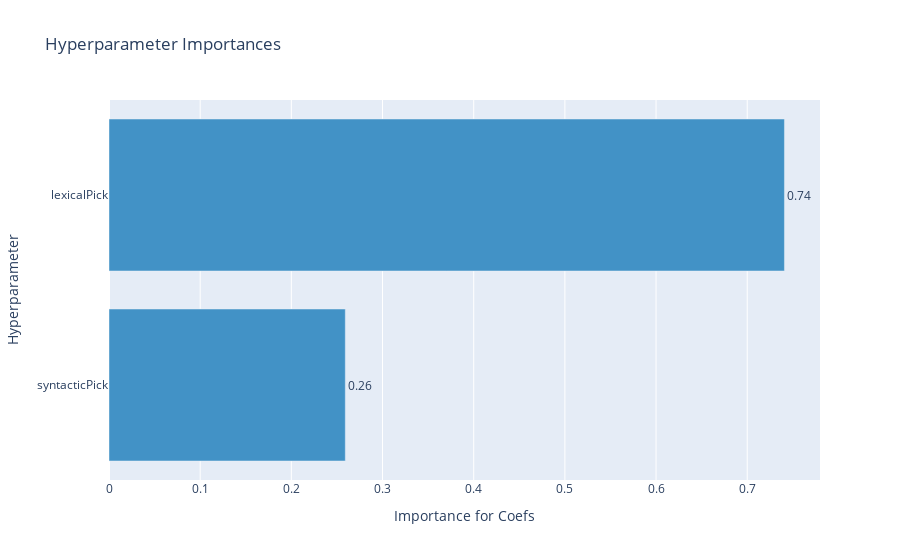

Notebook code cell kept with this figure:
### Code cell
fig = optuna.visualization.plot_param_importances(study, target=lambda x: x.values[1], target_name="Coefs")
fig.show()

### Figure 1 — Plotly figure (JSON) as saved in the notebook; plotly's stock layout.template omitted (floating-point values rounded to 4 significant figures)
{"data": [{"cliponaxis": false, "hovertemplate": ["syntacticPick (CategoricalDistribution): 0.2591885936100602<extra></extra>", "lexicalPick (CategoricalDistribution): 0.7408114063899398<extra></extra>"], "marker": {"color": ["rgb(66,146,198)", "rgb(66,146,198)"]}, "orientation": "h", "text": ["0.2591885936100602", "0.7408114063899398"], "textposition": "outside", "texttemplate": "%{text:.2f}", "type": "bar", "x": [0.2592, 0.7408], "y": ["syntacticPick", "lexicalPick"]}], "layout": {"showlegend": false, "title": {"text": "Hyperparameter Importances"}, "xaxis": {"title": {"text": "Importance for Coefs"}}, "yaxis": {"title": {"text": "Hyperparameter"}}}}
